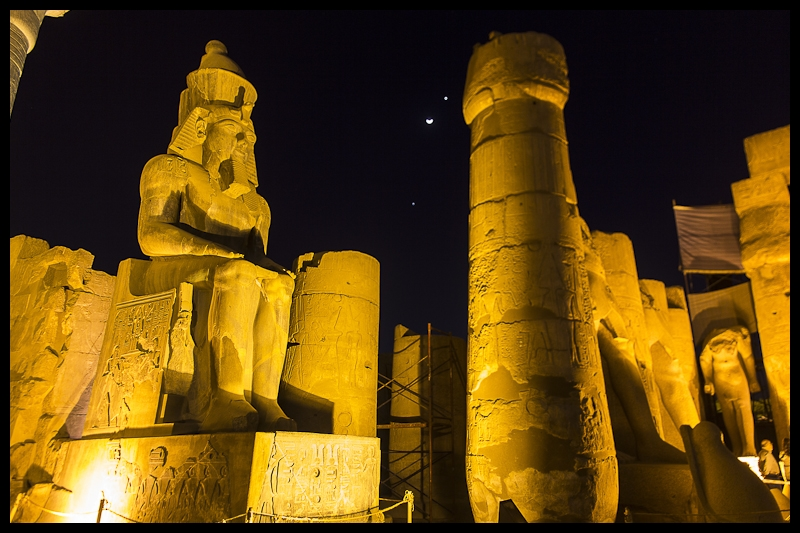
#> input picture img/image.jpg, 800 x 533 px, found by its file name
$ python temperature_img.py
#> lines starting #> are read from the running program, lines starting #| are printed output that depends on the picture
#> further down, image is the input picture: shape (533, 800, 3); mean B, G, R 15.6, 69.6, 97.7
import cv2
import numpy as np

def estimate_color_temperature(image):
    # Converter a imagem para o espaço de cor LAB
    lab_image = cv2.cvtColor(image, cv2.COLOR_BGR2Lab)
#> lab_image: shape (533, 800, 3); mean of channels 0, 1, 2 77.3, 135, 157.1

    # Extrair o canal L (luminância)
    luminance = lab_image[:, :, 0]
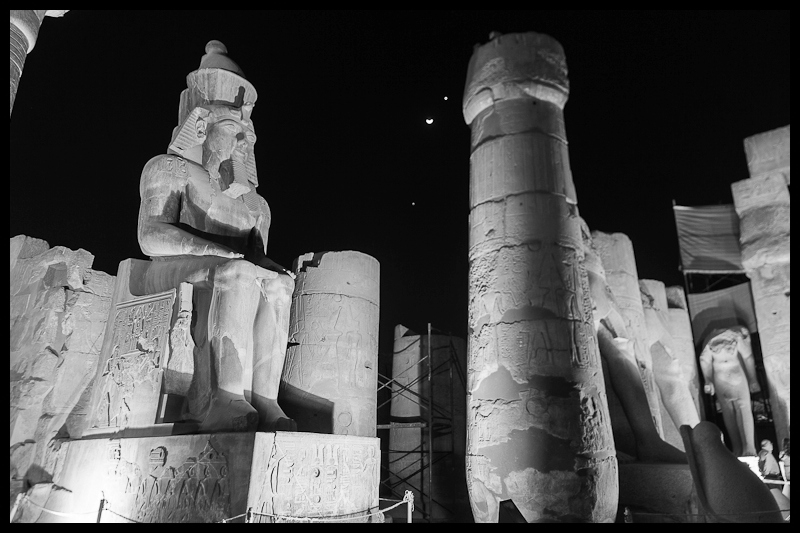
#> luminance: shape (533, 800); min 0, max 255, mean 77.3

    # Calcular a média e desvio padrão do canal L
    mean_luminance = np.mean(luminance)
#> mean_luminance = 77.33
    std_luminance = np.std(luminance)
#> std_luminance = 76.11

    # Calcular a temperatura de cor usando uma fórmula simples
    color_temperature = 4600 * (mean_luminance / 255) ** (-0.6)
#> color_temperature = 9412.2

    return color_temperature

# Carregar a imagem
image_path = './img/image.jpg'
image = cv2.imread(image_path)

# Calcular a temperatura de cor
temperature = estimate_color_temperature(image)
#> temperature = 9412.2

# Limitar a temperatura entre 1000 e 10000 Kelvin
temperature = max(1000, min(10000, temperature))

print(f"Temperatura de cor estimada: {temperature:.2f} Kelvin")
#| Temperatura de cor estimada: 9412.17 Kelvin

$ run again, with img/Equipe.jpg copied over img/image.jpg
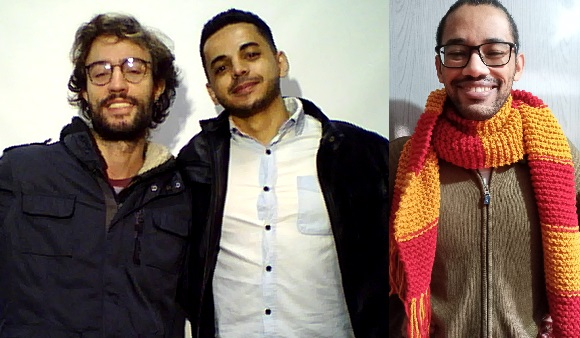
#> input picture img/Equipe.jpg, 580 x 338 px, found by its file name
#> image is the input picture: shape (338, 580, 3); mean B, G, R 103.9, 113.2, 131.1
#> lab_image: shape (338, 580, 3); mean of channels 0, 1, 2 121.3, 134.3, 136.4
#> in estimate_color_temperature, `luminance = lab_image[:, :, 0]`:
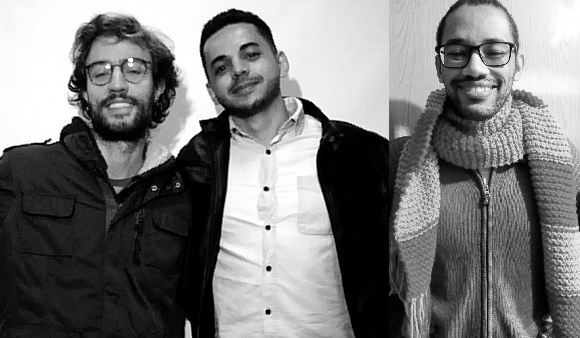
#> luminance: shape (338, 580); min 0, max 255, mean 121.3
#> mean_luminance = 121.3
#> std_luminance = 92.34
#> color_temperature = 7182.4
#| Temperatura de cor estimada: 7182.35 Kelvin
